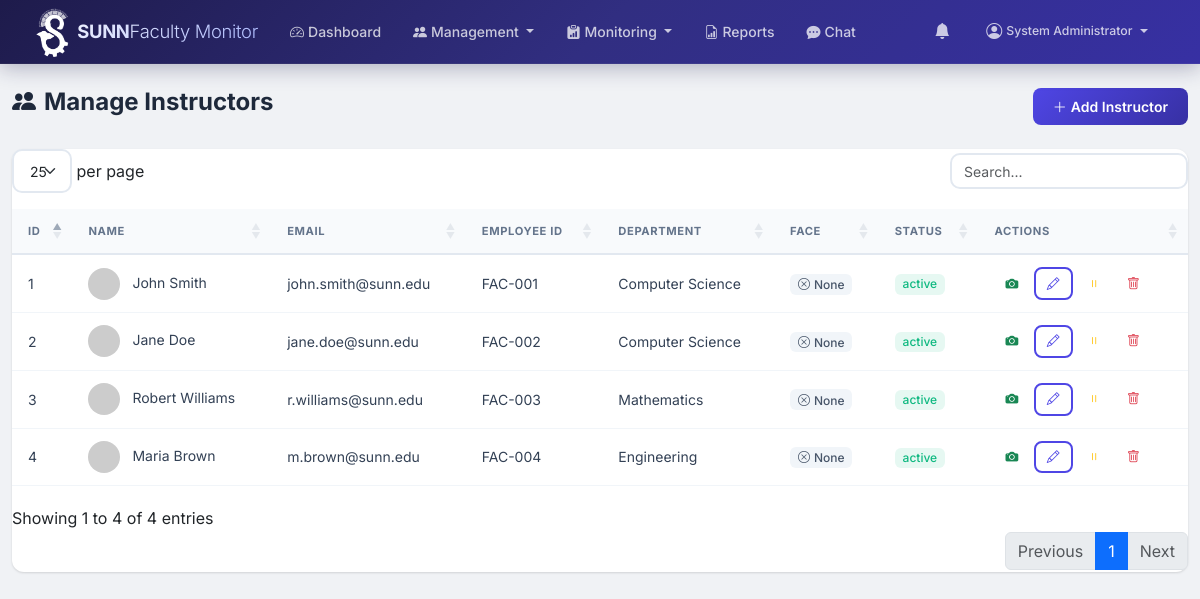
Screenshot of /admin/instructors.php (signed in) with the database file from the repository.
### tables this page shows
CREATE TABLE instructors (
    id INT PRIMARY KEY AUTO_INCREMENT,
    user_id INT NOT NULL,
    employee_id VARCHAR(50) UNIQUE NOT NULL,
    department_id INT DEFAULT NULL,
    specialization VARCHAR(200) DEFAULT NULL,
    phone VARCHAR(20) DEFAULT NULL,
    address TEXT DEFAULT NULL,
    hire_date DATE DEFAULT NULL,
    created_at TIMESTAMP DEFAULT CURRENT_TIMESTAMP,
    FOREIGN KEY (user_id) REFERENCES users(id) ON DELETE CASCADE,
    FOREIGN KEY (department_id) REFERENCES departments(id) ON DELETE SET NULL
);

CREATE TABLE users (
    id INT PRIMARY KEY AUTO_INCREMENT,
    username VARCHAR(50) UNIQUE NOT NULL,
    password VARCHAR(255) NOT NULL,
    email VARCHAR(100) UNIQUE NOT NULL,
    first_name VARCHAR(50) NOT NULL,
    last_name VARCHAR(50) NOT NULL,
    role ENUM('admin', 'instructor', 'student', 'department_head') NOT NULL DEFAULT 'instructor',
    status ENUM('active', 'inactive', 'suspended') NOT NULL DEFAULT 'active',
    profile_image VARCHAR(255) DEFAULT NULL,
    preferences JSON DEFAULT NULL,
    last_login DATETIME DEFAULT NULL,
    last_activity DATETIME DEFAULT NULL,
    created_at TIMESTAMP DEFAULT CURRENT_TIMESTAMP,
    updated_at TIMESTAMP DEFAULT CURRENT_TIMESTAMP ON UPDATE CURRENT_TIMESTAMP
);

CREATE TABLE departments (
    id INT PRIMARY KEY AUTO_INCREMENT,
    name VARCHAR(100) NOT NULL,
    code VARCHAR(20) UNIQUE NOT NULL,
    description TEXT DEFAULT NULL,
    status ENUM('active', 'inactive') NOT NULL DEFAULT 'active',
    created_at TIMESTAMP DEFAULT CURRENT_TIMESTAMP
);

### admin/instructors.php (the view, shortened to what this page needs)
<?php
$db = getDB();
$instructors = $db->query("
    SELECT u.*, i.*, d.name as department_name,
           (SELECT COUNT(*) FROM facial_data WHERE instructor_id=i.id AND status='active') as face_count
    FROM users u
    JOIN instructors i ON u.id = i.user_id
    LEFT JOIN departments d ON i.department_id = d.id
    WHERE u.role = 'instructor'
    ORDER BY u.last_name ASC
")->fetchAll();
require_once __DIR__ . '/../includes/header.php';
require_once __DIR__ . '/../includes/navbar.php';
?>
<div class="container-fluid py-4">
    <div class="d-flex justify-content-between align-items-center mb-4">
        <h4 class="fw-bold"><i class="bi bi-people-fill me-2"></i>Manage Instructors</h4>
        <button class="btn btn-primary" data-bs-toggle="modal" data-bs-target="#instructorModal" onclick="resetForm()">
            <i class="bi bi-plus-lg me-1"></i>Add Instructor
        </button>
    </div>
    <div class="card">
        <div class="card-body p-0">
            <div class="table-responsive">
                <table class="table table-hover datatable mb-0">
                    <thead class="table-light">
                        <tr><th>ID</th><th>Name</th><th>Email</th><th>Employee ID</th><th>Department</th><th>Face</th><th>Status</th><th>Actions</th></tr>
                    </thead>
                    <tbody>
                        <?php foreach ($instructors as $inst): ?>
                        <tr>
                            <td><?= $inst['id'] ?></td>
                            <td>
                                <img src="https://ui-avatars.com/api/?name=<?= urlencode($inst['first_name'].'+'.$inst['last_name']) ?>&size=32&background=4e73df&color=fff"
                                     class="rounded-circle me-2" style="width:32px;height:32px">
                                <?= htmlspecialchars($inst['first_name'].' '.$inst['last_name']) ?>
                            </td>
                            <td><?= htmlspecialchars($inst['email']) ?></td>
                            <td><?= htmlspecialchars($inst['employee_id']) ?></td>
                            <td><?= htmlspecialchars($inst['department_name'] ?? 'N/A') ?></td>
                            <td><?= $inst['face_count'] > 0 ? '<span class="badge bg-success"><i class="bi bi-check-circle me-1"></i>Registered</span>' : '<span class="badge bg-secondary"><i class="bi bi-x-circle me-1"></i>None</span>' ?></td>
                            <td><?= getStatusBadge($inst['status']) ?></td>
                            <td>
                            <a href="<?= BASE_URL ?>/admin/face_registration.php?instructor=<?= $inst['id'] ?>" class="btn btn-sm btn-outline-success" title="Register Face">
                                    <i class="bi bi-camera-fill"></i>
                                </a>
                                <button class="btn btn-sm btn-outline-primary" onclick='editInstructor(<?= json_encode($inst) ?>)'>
                                    <i class="bi bi-pencil"></i>
                                </button>
                                <form method="POST" style="display:inline">
                                    <button class="btn btn-sm btn-outline-<?= $inst['status']=='active'?'warning':'success' ?>">
                                        <i class="bi bi-<?= $inst['status']=='active'?'pause':'play' ?>"></i>
                                    </button>
                                </form>
                                <form method="POST" style="display:inline" class="delete-record">
                                    <button class="btn btn-sm btn-outline-danger"><i class="bi bi-trash"></i></button>
                                </form>
                            </td>
                        </tr>
                        <?php endforeach; ?>
                    </tbody>
                </table>
            </div>
        </div>
    </div>
</div>
<?php require_once __DIR__ . '/../includes/footer.php'; ?>

### config/functions.php (shortened to what this page needs)
<?php
function getStatusBadge($status) {
    $badges = [
        'active' => 'success',
        'inactive' => 'secondary',
        'pending' => 'warning',
        'completed' => 'success',
        'cancelled' => 'danger',
        'present' => 'success',
        'late' => 'warning',
        'absent' => 'danger',
        'on_leave' => 'info',
        'approved' => 'success',
        'rejected' => 'danger',
        'suspended' => 'danger',
        'maintenance' => 'warning',
        'unverified' => 'secondary',
        'holiday' => 'danger',
        'suspension' => 'warning',
        'no_classes' => 'info',
    ];
    $badge = $badges[$status] ?? 'primary';
    return "<span class='badge bg-{$badge}'>{$status}</span>";
}

### assets/css/style.css (style rules this page uses)
:root { --primary: #4f46e5; --primary-dark: #3730a3; --primary-light: #818cf8; --primary-bg: rgba(79, 70, 229, 0.08); --secondary: #0ea5e9; --success: #10b981; --success-bg: rgba(16, 185, 129, 0.1); --warning: #f59e0b; --warning-bg: rgba(245, 158, 11, 0.1); --danger: #ef4444; --danger-bg: rgba(239, 68, 68, 0.1); --info: #06b6d4; --info-bg: rgba(6, 182, 212, 0.1); --dark: #1e293b; --gray-50: #f8fafc; --gray-100: #f1f5f9; --gray-200: #e2e8f0; --gray-300: #cbd5e1; --gray-400: #94a3b8; --gray-500: #64748b; --gray-600: #475569; --gray-700: #334155; --gray-800: #1e293b; --gray-900: #0f172a; --body-bg: #f0f2f5; --card-shadow: 0 1px 3px rgba(0,0,0,.08), 0 1px 2px rgba(0,0,0,.06); --card-shadow-hover: 0 10px 25px rgba(0,0,0,.1), 0 4px 10px rgba(0,0,0,.06); --border-radius: 12px; --border-radius-sm: 8px; --border-radius-lg: 16px; --transition: all .2s ease; --nav-height: 64px; }
* { margin: 0; padding: 0; box-sizing: border-box; }
body { font-family: 'Inter', -apple-system, BlinkMacSystemFont, sans-serif; background: var(--body-bg); color: var(--gray-800); min-height: 100vh; -webkit-font-smoothing: antialiased; -moz-osx-font-smoothing: grayscale; }
.card { border: none; border-radius: var(--border-radius); box-shadow: var(--card-shadow); transition: var(--transition); }
.card-body { padding: 1.25rem; }
.table { margin-bottom: 0; font-size: .875rem; }
.table thead th { background: var(--gray-50); font-size: .7rem; text-transform: uppercase; letter-spacing: .6px; font-weight: 700; color: var(--gray-500); padding: .85rem 1rem; border-bottom: 2px solid var(--gray-200); }
.table tbody td { padding: .75rem 1rem; vertical-align: middle; border-bottom: 1px solid var(--gray-100); color: var(--gray-700); }
.table-hover tbody tr { transition: var(--transition); }
.badge { font-weight: 500; padding: .35em .65em; font-size: .75rem; border-radius: 6px; }
.badge.bg-success { background: var(--success-bg) !important; color: var(--success); }
.badge.bg-secondary { background: var(--gray-100) !important; color: var(--gray-600); }
.btn { padding: .5rem 1.25rem; font-weight: 600; font-size: .875rem; border-radius: var(--border-radius-sm); transition: var(--transition); border: none; }
.btn-primary { background: linear-gradient(135deg, var(--primary), var(--primary-dark)); color: #fff; }
.btn-outline-primary { background: transparent; border: 2px solid var(--primary); color: var(--primary); }
.btn-sm { padding: .3rem .7rem; font-size: .8rem; }

### rows the page displays
instructors: id "4", user.last_name "Maria Brown", user.email "m.brown@sunn.edu", employee "FAC-004", department.name "Engineering", user.status "active"
instructors: id "2", user.last_name "Jane Doe", user.email "jane.doe@sunn.edu", employee "FAC-002", department.name "Computer Science", user.status "active"
instructors: id "1", user.last_name "John Smith", user.email "john.smith@sunn.edu", employee "FAC-001", department.name "Computer Science", user.status "active"
instructors: id "3", user.last_name "Robert Williams", user.email "r.williams@sunn.edu", employee "FAC-003", department.name "Mathematics", user.status "active"

### other values shown
$_SESSION['user_name'] "System Administrator"
